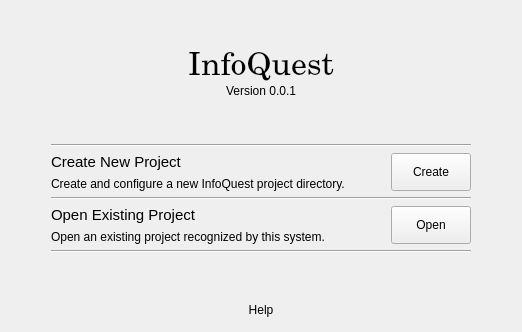
      <widget class="QWidget" name="splash_page">
       <property name="autoFillBackground">
        <bool>false</bool>
       </property>
       <layout class="QGridLayout" name="gridLayout_6">
        <item row="5" column="1">
         <widget class="Line" name="splash_line_2">
          <property name="orientation">
           <enum>Qt::Horizontal</enum>
          </property>
         </widget>
        </item>
        <item row="1" column="2">
         <spacer name="splash_hspacer_right">
          <property name="orientation">
           <enum>Qt::Horizontal</enum>
          </property>
          <property name="sizeHint" stdset="0">
           <size>
            <width>40</width>
            <height>20</height>
           </size>
          </property>
         </spacer>
        </item>
        <item row="0" column="1">
         <spacer name="splash_vspacer_top">
          <property name="orientation">
           <enum>Qt::Vertical</enum>
          </property>
          <property name="sizeHint" stdset="0">
           <size>
            <width>20</width>
            <height>40</height>
           </size>
          </property>
         </spacer>
        </item>
        <item row="8" column="1">
         <spacer name="splash_vspacer_bottom">
          <property name="orientation">
           <enum>Qt::Vertical</enum>
          </property>
          <property name="sizeHint" stdset="0">
           <size>
            <width>20</width>
            <height>40</height>
           </size>
          </property>
         </spacer>
        </item>
        <item row="9" column="1">
         <layout class="QHBoxLayout" name="help_option_layout">
          <item>
           <spacer name="help_option_hspacer_left">
            <property name="orientation">
             <enum>Qt::Horizontal</enum>
            </property>
            <property name="sizeHint" stdset="0">
             <size>
              <width>40</width>
              <height>20</height>
             </size>
            </property>
           </spacer>
          </item>
          <item>
           <widget class="QPushButton" name="help_button">
            <property name="text">
             <string>Help</string>
            </property>
            <property name="flat">
             <bool>true</bool>
            </property>
           </widget>
          </item>
          <item>
           <spacer name="help_option_hspacer_right">
            <property name="orientation">
             <enum>Qt::Horizontal</enum>
            </property>
            <property name="sizeHint" stdset="0">
             <size>
              <width>40</width>
              <height>20</height>
             </size>
            </property>
           </spacer>
          </item>
         </layout>
        </item>
        <item row="7" column="1">
         <widget class="Line" name="splash_line_3">
          <property name="orientation">
           <enum>Qt::Horizontal</enum>
          </property>
         </widget>
        </item>
        <item row="2" column="1">
         <spacer name="splash_vspacer_mid">
          <property name="orientation">
           <enum>Qt::Vertical</enum>
          </property>
          <property name="sizeHint" stdset="0">
           <size>
            <width>20</width>
            <height>40</height>
           </size>
          </property>
         </spacer>
        </item>
        <item row="1" column="0">
         <spacer name="splash_hspacer_left">
          <property name="orientation">
           <enum>Qt::Horizontal</enum>
          </property>
          <property name="sizeHint" stdset="0">
           <size>
            <width>40</width>
            <height>20</height>
           </size>
          </property>
         </spacer>
        </item>
        <item row="3" column="1">
         <widget class="Line" name="splash_line_1">
          <property name="orientation">
           <enum>Qt::Horizontal</enum>
          </property>
         </widget>
        </item>
        <item row="6" column="1">
         <layout class="QHBoxLayout" name="open_project_option_layout">
          <item>
           <layout class="QVBoxLayout" name="open_project_option_text_layout">
            <item>
             <widget class="QLabel" name="open_project_option_header_label">
              <property name="font">
               <font>
                <pointsize>11</pointsize>
               </font>
              </property>
              <property name="text">
               <string>Open Existing Project</string>
              </property>
             </widget>
            </item>
            <item>
             <widget class="QLabel" name="open_project_option_body_label">
              <property name="text">
               <string>Open an existing project recognized by this system.</string>
              </property>
              <property name="wordWrap">
               <bool>false</bool>
              </property>
             </widget>
            </item>
           </layout>
          </item>
          <item>
           <spacer name="open_option_hspacer">
            <property name="orientation">
             <enum>Qt::Horizontal</enum>
            </property>
            <property name="sizeHint" stdset="0">
             <size>
              <width>40</width>
              <height>20</height>
             </size>
            </property>
           </spacer>
          </item>
          <item>
           <widget class="QPushButton" name="open_project_button">
            <property name="sizePolicy">
             <sizepolicy hsizetype="Minimum" vsizetype="Minimum">
              <horstretch>0</horstretch>
              <verstretch>0</verstretch>
             </sizepolicy>
            </property>
            <property name="text">
             <string>Open</string>
            </property>
           </widget>
          </item>
         </layout>
        </item>
        <item row="4" column="1">
         <layout class="QHBoxLayout" name="create_project_option_layout">
          <item>
           <layout class="QVBoxLayout" name="create_project_option_text_layout">
            <item>
             <widget class="QLabel" name="create_project_option_header_label">
              <property name="font">
               <font>
                <pointsize>11</pointsize>
               </font>
              </property>
              <property name="text">
               <string>Create New Project</string>
              </property>
             </widget>
            </item>
            <item>
             <widget class="QLabel" name="create_project_option_body_label">
              <property name="text">
               <string>Create and configure a new InfoQuest project directory.</string>
              </property>
              <property name="wordWrap">
               <bool>false</bool>
              </property>
             </widget>
            </item>
           </layout>
          </item>
          <item>
           <spacer name="create_project_option_hspacer">
            <property name="orientation">
             <enum>Qt::Horizontal</enum>
            </property>
            <property name="sizeHint" stdset="0">
             <size>
              <width>40</width>
              <height>20</height>
             </size>
            </property>
           </spacer>
          </item>
          <item>
           <widget class="QPushButton" name="create_project_button">
            <property name="sizePolicy">
             <sizepolicy hsizetype="Minimum" vsizetype="Minimum">
              <horstretch>0</horstretch>
              <verstretch>0</verstretch>
             </sizepolicy>
            </property>
            <property name="text">
             <string>Create</string>
            </property>
           </widget>
          </item>
         </layout>
        </item>
        <item row="1" column="1">
         <layout class="QVBoxLayout" name="splash_version_label">
          <property name="spacing">
           <number>0</number>
          </property>
          <item>
           <widget class="QLabel" name="splash_title_label">
            <property name="font">
             <font>
              <family>Century Schoolbook</family>
              <pointsize>24</pointsize>
              <weight>50</weight>
              <italic>false</italic>
              <bold>false</bold>
             </font>
            </property>
            <property name="text">
             <string>InfoQuest</string>
            </property>
            <property name="alignment">
             <set>Qt::AlignCenter</set>
            </property>
           </widget>
          </item>
          <item>
           <widget class="QLabel" name="version_label">
            <property name="text">
             <string>Version 0.0.1</string>
            </property>
            <property name="alignment">
             <set>Qt::AlignCenter</set>
            </property>
           </widget>
          </item>
         </layout>
        </item>
       </layout>
      </widget>
